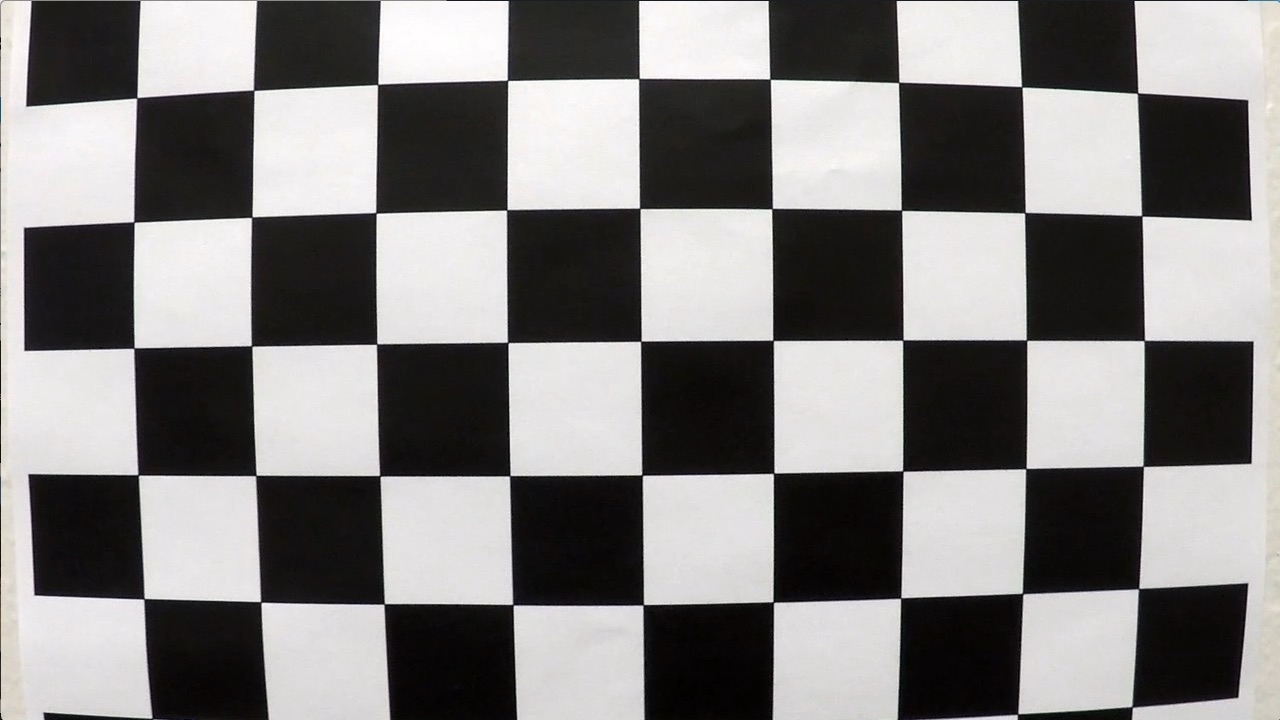
#> input picture camera_cal/calibration1.jpg, 1280 x 720 px; its folder holds only this picture in this run
$ jupyter execute --allow-errors pipeline_lanelines.ipynb   (older library calls are emulated)
#> lines starting #> are read from the running program, lines starting #| are printed output that depends on the picture; after the words box and inside, x2 and y2 are one past the last pixel; in counts of white or black regions, pixels touching at a corner belong together
# Advanced Lane Finding

The purpose of this code is to calibrate our camera using the 20 chessboard images provided.

A chessboard is used for camera calibration since its regular patterns of high contrast make it easy to detect automatically. So, if we use our camera to take multiple pictures of chessboard agaisnt a flat surface, then we will be able to detect any distortion by looking at the difference between the appartent size and shape of the squares of the chessboard pattern.

We will start by importing all relevant libraries such as opencv, numpy required.

The Project
---

The goals / steps of this project are the following:

* Compute the camera calibration matrix and distortion coefficients given a set of chessboard images.
* Apply a distortion correction to raw images.
* Use color transforms, gradients, etc., to create a thresholded binary image.
* Apply a perspective transform to rectify binary image ("birds-eye view").
* Detect lane pixels and fit to find the lane boundary.
* Determine the curvature of the lane and vehicle position with respect to center.
* Warp the detected lane boundaries back onto the original image.
* Output visual display of the lane boundaries and numerical estimation of lane curvature and vehicle position.

[cell 1]
import os
import numpy as np
import cv2
import matplotlib.pyplot as plt
import matplotlib.image as mpimg
import glob
import natsort
import pickle

## Finding Corners

In this exercise, you'll use the OpenCV functions **findChessboardCorners()** and **drawChessboardCorners()** to automatically find and draw corners in an image of a chessboard pattern.

To learn more about both of those functions, you can have a look at the OpenCV documentation here: [**cv2.findChessboardCorners()**](https://docs.opencv.org/2.4/modules/calib3d/doc/camera_calibration_and_3d_reconstruction.html#cv2.findChessboardCorners) and [**cv2.drawChessboardCorners()**](https://docs.opencv.org/2.4/modules/calib3d/doc/camera_calibration_and_3d_reconstruction.html#cv2.drawChessboardCorners).

## Calibrate Camera Function

There are two main steps to this process: use chessboard images to obtain image points and object points, and then use the OpenCV functions cv2.calibrateCamera() and cv2.undistort() to compute the calibration and undistortion.

Camera calibration, given object points, image points, and the shape of the grayscale image:

### ret, mtx, dist, rvecs, tvecs = cv2.calibrateCamera(objpoints, imgpoints, gray.shape[::-1], None, None)

Undistorting a test image:

### dst = cv2.undistort(img, mtx, dist, None, mtx)

[cell 2]
def calibrate_camera(nx, ny):
    # function to find and draw chessboard corners and undistort chessboard images after inputting the x and y corners

    # get the list of images
#> called with nx = 9, ny = 6
    images = glob.glob('camera_cal/calibration*.jpg')

    # sorting the images based on ids
    images = natsort.natsorted(images)
    # images = glob.glob('test_images/test*.jpg')

    # creating arrays to store object and image points from all the images
    objpoints = []      # 3D object points in real space
    imgpoints = []      # 2D points in image space

    # prepare object points
    objp = np.zeros((ny*nx, 3), np.float32)
    objp[:,:2] = np.mgrid[0:nx,0:ny].T.reshape(-1,2)    # x, y cor-ordinates

    # iterate through the images
    for fname in images:

        # read file
        img = cv2.imread(fname)
#> img is the input picture: shape (720, 1280, 3); mean B, G, R 127.8, 128.4, 130.1

        # grab the filenames and extensions for saving result files later
        filename_w_ext = os.path.basename(fname)
        filename, file_extension = os.path.splitext(filename_w_ext)

        # convert image to grayscale
        gray = cv2.cvtColor(img, cv2.COLOR_BGR2GRAY)

        # find the chessboard corners
        ret, corners = cv2.findChessboardCorners(gray, (nx, ny), None)
#> ret = False; corners = None
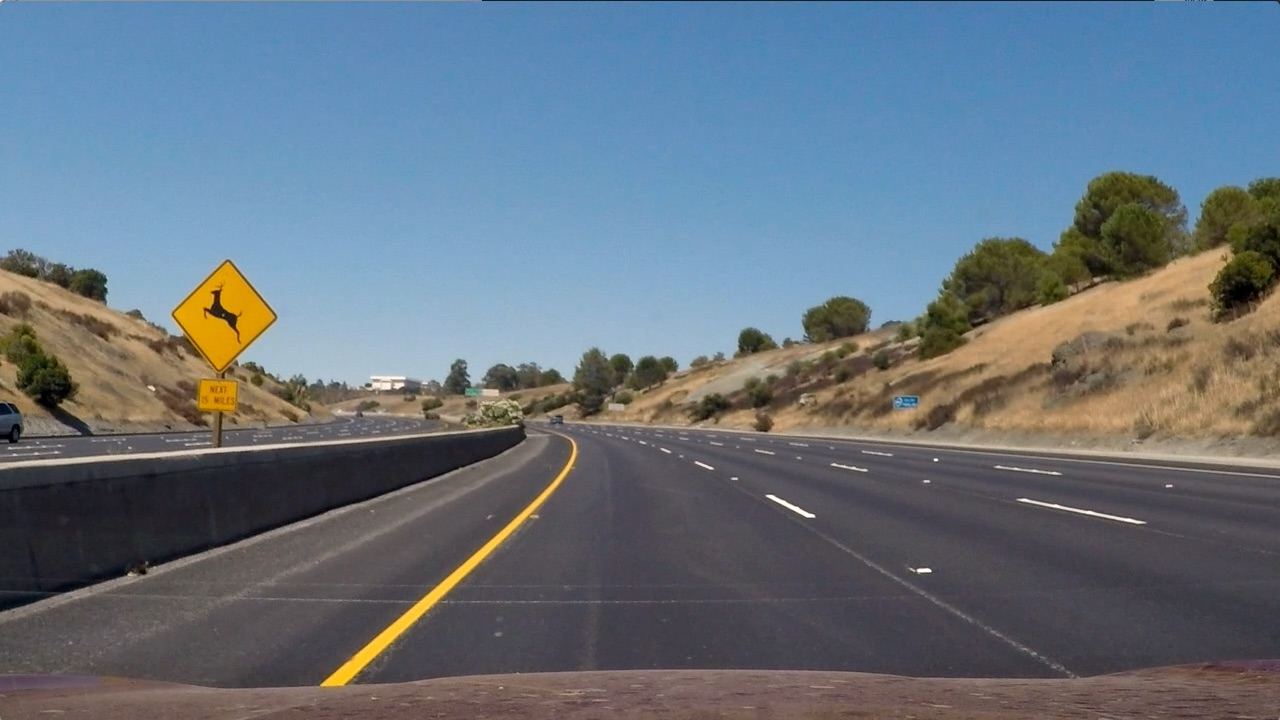
#> input picture test_images/test2.jpg, 1280 x 720 px
#> further down, img is the input picture: shape (720, 1280, 3); mean R, G, B 102.8, 114.6, 125.5
        # print(ret)

        # img_corners = cv2.drawChessboardCorners(img, (nx, ny), corners, ret)

        # If found, we will get image coordinates
        if (ret):
            # add the corners and objectpoints to our lists
            imgpoints.append(corners)
            objpoints.append(objp)

            # uncomment this section to run on all chessboard images
            '''
            # After saving the drawn chessboard corners on camera images, comment out this section...
            # draw and display the corners
            img_corners = cv2.drawChessboardCorners(img, (nx, ny), corners, ret)
            # cv2.imshow('img',img_corners)
            # cv2.waitKey(0)

            # save the drawn chessboard corners
            # mpimg.imsave(('output_images/chessboard_corners/'+filename+'-corners'+file_extension), img_corners)
            cv2.imwrite(('output_images/chessboard_corners/'+filename+'-corners'+file_extension), img_corners)

            # calculate and save undistorted images
            ret, mtx, dist, rvecs, tvecs = cv2.calibrateCamera(objpoints, imgpoints, img.shape[1::-1], None, None)
            undist = cv2.undistort(img, mtx, dist, None, mtx)
            cv2.imwrite(('output_images/undistorted_chessboard_corners/'+filename+'-undistorted'+file_extension), undist)

            '''

    # sample one image for undistortion demo
    # Here, will use calibration3.jpg image for perspective transform since it shows all the corners in the image and relatively easy to specify dst points
    img = cv2.imread('camera_cal/calibration3.jpg')
    img_size = (img.shape[1], img.shape[0])

    # camera calibration after giving object points and image points

    ret, mtx, dist, rvecs, tvecs = cv2.calibrateCamera(objpoints, imgpoints, img_size, None, None)

    dst = cv2.undistort(img, mtx, dist, None, mtx)
    cv2.imwrite('output_images/test_undist_calibration3.jpg',dst)

    # Save the camera calibration result for use later on
    dist_pickle = {}
    dist_pickle["mtx"] = mtx
    dist_pickle["dist"] = dist
    pickle.dump(dist_pickle, open( "pickle/wide_dist_pickle.p", "wb" ) )


    # Visualize undistortion in one image
    plt.figure(1)
    f, (ax1, ax2) = plt.subplots(1, 2, figsize=(20,10))
    ax1.imshow(img)
    ax1.set_title('Original Image', fontsize=20)
    ax2.imshow(dst)
    ax2.set_title('Undistorted Image', fontsize=20)
    # plt.savefig(('markdown_images/test_undistortion.jpg'))
    plt.show()

    return mtx, dist

## Perspective Transform Function

A perspective transform maps the points in a given image to different, desired, image points with a new perspective. The perspective transform you’ll be most interested in is a bird’s-eye view transform that let’s us view a lane from above; this will be useful for calculating the lane curvature later on. Aside from creating a bird’s eye view representation of an image, a perspective transform can also be used for all kinds of different view points.

[cell 3]
# [54 lines left out: function unwarp_corners, not called in this run]

### Call Calibrate_Camera() and Unwarp_Corners() Functions

Now, we will call **Calibrate Camera** and **Unwarp Corners** functions.

(Note: In the camera calibrate function, I have included code that iterates through all the 20 calibration images to draw detected chessboard corners and save the output images. After running once and the images have been saved, the lines **cv2.imwrite(('output_images/chessboard_corners/'+filename+'-corners'+file_extension), img_corners)** and **cv2.imwrite(('output_images/undistorted_chessboard_corners/'+filename+'-undistorted'+file_extension), undist)** can be commented out.)

#> (a cell that did not finish here is left out)

## Thresholding Functions

In this section, I have written functions for calculating parameters such as Sobel Intensity Gradients, Gradient magnitude, gradient direction, hue, lightness, saturation and applying threshold values to idetify lanelines in images. Each of these functions will extract a binary image with the applied threshold values.

The idea behind writing different functions is that there is little extra effort involved and it is possible to use multiple combinations of these filters to achieve the best result.

[cell 5]
# Thresholding functions
# since we have evaludated earlier that HLS gives good image filtering results
# [99 lines left out: functions hue_select, lightness_select, saturation_select, abs_sobel_thresh, mag_sobel, dir_threshold, not called in this run]

### Combined Thresholding Function

Using this function, we combine different threshold values together in a binary image. The images saved for different thresholds are saved in separate folders within the folder **output_images/** as per the name of the filter.
Following list of folders are created for storing binary thresholded images:

| Image Folder Name  | Stored Image details |
| --- | --- |
| output_images/test_images_gray | Grayscale Images |
| output_images/test_images_dir_binary | Sobel Gradient Direction |
| output_images/test_images_h_binary | Hue channel threshold |
| output_images/test_images_l_binary | Lightness channel threshold |
| output_images/test_images_s_binary | Saturation channel threshold |
| output_images/test_images_gradx_binary | Sobel gradient in X direction |
| output_images/test_images_hls_plots | Separated Channel Plots |
| output_images/test_images_undistorted | Undistorted Images |
| output_images/test_images_thresholded | Combined Threshold |
| output_images/test_images_binary_warped | Thresholded, Undistorted and Warped|
| output_images/test_images_masked | Thresholded, Undistorted and Masked |

[cell 6]
### Combined Thresholding Function

# [68 lines left out: function combined_threshold, not called in this run]

### Perspective Transform

After applying the thresholds, isolating the regions of interest and getting our binary image with identified lanelines, we apply the perspective transform to the image.
We do this using [**cv2.getPerspectiveTransform(src, dst)**](https://docs.opencv.org/2.4/modules/imgproc/doc/geometric_transformations.html#getperspectivetransform).

This function enables us to obtain a birds-eye view of the lanelines (from top) using which we will in our calculations for obtaining lane curvatures.

[cell 7]
# function for applying perspective view on the images
# [36 lines left out: function perspective_view, not called in this run]

### Getting images from a directory

[cell 8]
# Let us test our functions on given test images
directory = os.listdir("test_images/")
# sorting the images based on ids
directory = natsort.natsorted(directory)
print(directory)

### Run functions for Combined Thresholding and Perspective Transform on test images

#> (a cell that did not finish here is left out)

#### Save mtx data for one image and plot the image

We will plot the masked region for better visualization.

[cell 10]
# read in an image
img = mpimg.imread("test_images/test2.jpg")

# undistort the original image using stored values from pickle
#> (the rest of this cell did not finish here and is left out)

### Finding Lane Pixels
#### Lane Finding Method: Peaks in a histogram

After applying calibration, thresholding, and a perspective transform to a road image, we have a binary image where the lane lines stand out clearly. However, we still need to decide explicitly which pixels are part of the lines and which belong to the left line and which belong to the right line.

We define this using the hist function from NumPy. With this histogram we are adding up the pixel values along each column in the image. In our thresholded binary image, pixels are either 0 or 1, so the two most prominent peaks in this histogram will be good indicators of the x-position of the base of the lane lines. We should get a output that looks as shown below.

From here, we can use a sliding window, placed around the line centers, to find and follow the lines up to the top of the frame. We use the two highest peaks from our histogram as a starting point for determining where the lane lines are, and then use sliding windows moving upward in the image (further along the road) to determine where the lane lines go. Here is how it is done -

[cell 11]
# first we will demo the histogram function
img = mpimg.imread('output_images/test_images_binary_warped/binary_warped-straight_lines1.jpg')/255
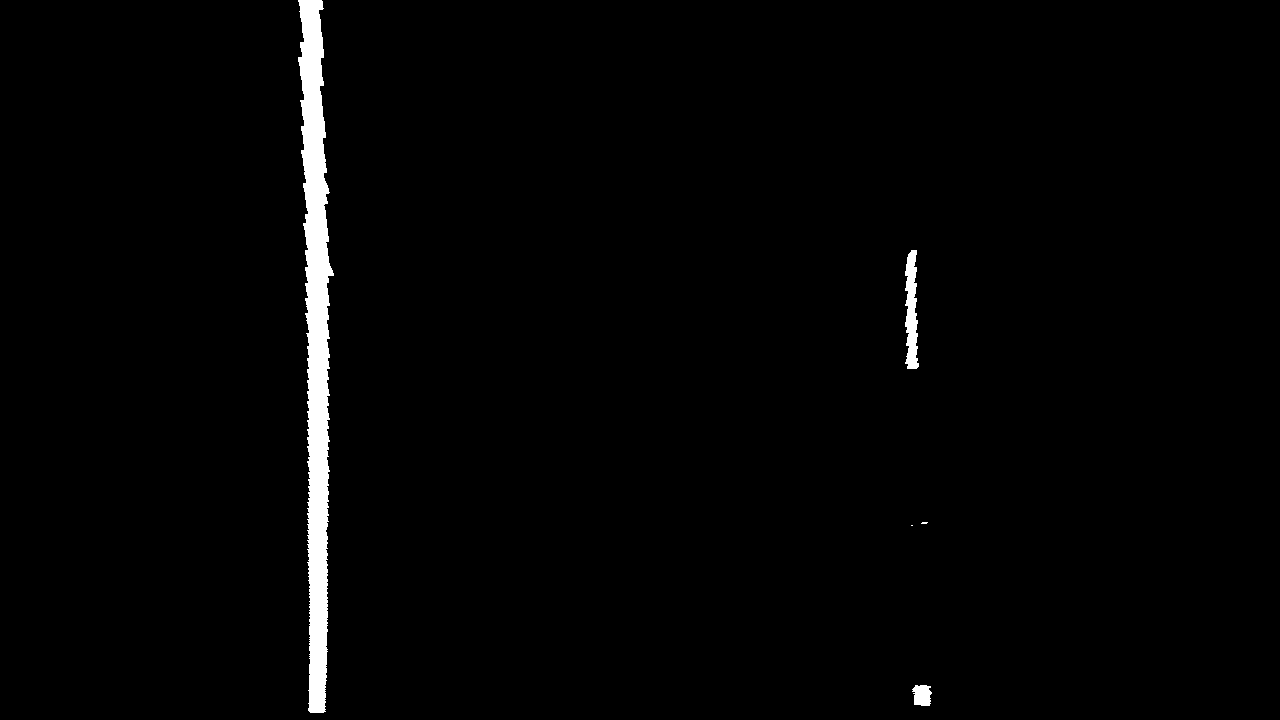
#> input picture output_images/test_images_binary_warped/binary_warped-straight_lines1.jpg, 1280 x 720 px
#> img: shape (720, 1280, 4) float32

def hist(img):
    # TO-DO: Grab only the bottom half of the image
    # Lane lines are likely to be mostly vertical nearest to the car
    bottom_half = img[img.shape[0]//2:,:]
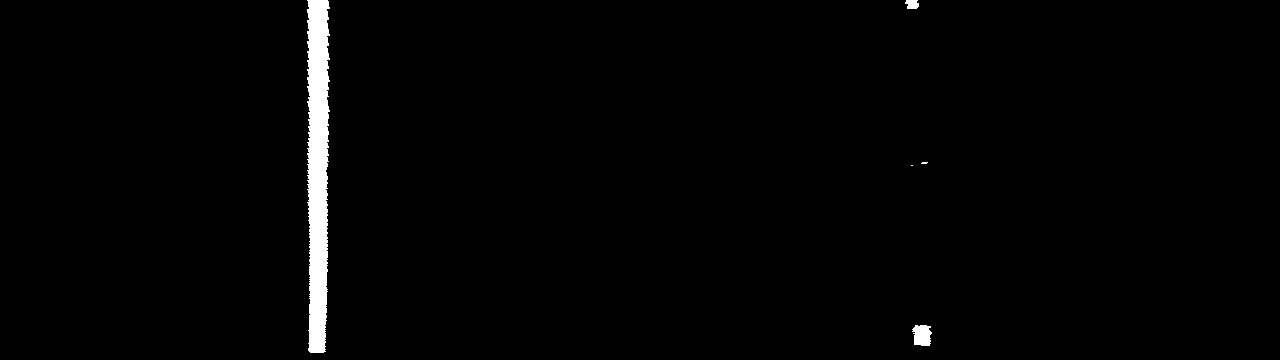
#> bottom_half: shape (360, 1280) float32; values 0 (black) and 0.00392 (white), 1.6% white; 5 white regions (2 under 20 px), largest, box (x1, y1, x2, y2) and area: (307, 0, 330, 353) 6718, (912, 325, 932, 346) 337, (905, 0, 919, 9) 104

    # TO-DO: Sum across image pixels vertically - make sure to set `axis`
    # i.e. the highest areas of vertical lines should be larger values
    histogram = np.sum(bottom_half,axis=0)
#> histogram = 1280 values, max 1.38 at index 310, min 0 at index 0, mean 0.022

    return histogram

# Create histogram of image binary activations

histogram = hist(img[:,:,1])
print(img.shape)
#| (720, 1280, 4)

# Visualize the resulting histogram
plt.figure(3)
plt.plot(histogram)
plt.title('Plotted Histogram')

plt.figure(4)
plt.imshow(img)
plt.title('Binary Warped Image')
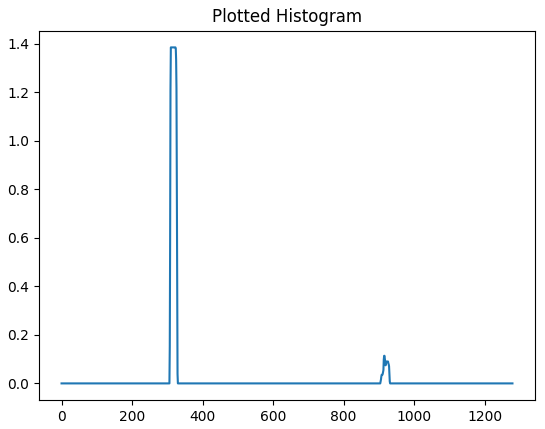
#> figure drawn by matplotlib, 1 panel; curve peaks at x = 310, y = 1.38
